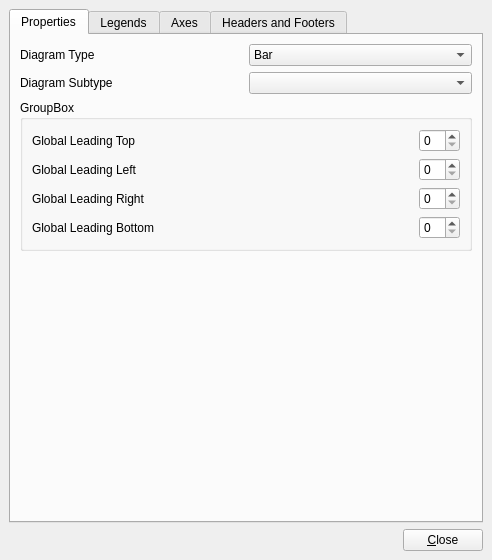
<ui version="4.0" >
 <class>KDChartChartProperties</class>
 <widget class="QWidget" name="KDChartChartProperties" >
  <property name="geometry" >
   <rect>
    <x>0</x>
    <y>0</y>
    <width>492</width>
    <height>560</height>
   </rect>
  </property>
  <property name="windowTitle" >
   <string>Chart Properties</string>
  </property>
  <layout class="QGridLayout" >
   <property name="margin" >
    <number>9</number>
   </property>
   <property name="spacing" >
    <number>6</number>
   </property>
   <item row="0" column="0" >
    <widget class="QTabWidget" name="tabWidget" >
     <property name="currentIndex" >
      <number>0</number>
     </property>
     <widget class="QWidget" name="mPropertiesTab" >
      <attribute name="title" >
       <string>Properties</string>
      </attribute>
      <layout class="QVBoxLayout" >
       <property name="margin" >
        <number>9</number>
       </property>
       <property name="spacing" >
        <number>6</number>
       </property>
       <item>
        <layout class="QHBoxLayout" >
         <property name="margin" >
          <number>0</number>
         </property>
         <property name="spacing" >
          <number>6</number>
         </property>
         <item>
          <widget class="QLabel" name="mTypeLabel" >
           <property name="text" >
            <string>Diagram Type</string>
           </property>
           <property name="buddy" >
            <cstring>mTypeCombo</cstring>
           </property>
          </widget>
         </item>
         <item>
          <widget class="QComboBox" name="mTypeCombo" >
           <item>
            <property name="text" >
             <string>Bar</string>
            </property>
           </item>
           <item>
            <property name="text" >
             <string>Line</string>
            </property>
           </item>
           <item>
            <property name="text" >
             <string>Pie</string>
            </property>
           </item>
          </widget>
         </item>
        </layout>
       </item>
       <item>
        <layout class="QHBoxLayout" >
         <property name="margin" >
          <number>0</number>
         </property>
         <property name="spacing" >
          <number>6</number>
         </property>
         <item>
          <widget class="QLabel" name="mSubTypeLabel" >
           <property name="text" >
            <string>Diagram Subtype</string>
           </property>
           <property name="buddy" >
            <cstring>mSubTypeCombo</cstring>
           </property>
          </widget>
         </item>
         <item>
          <widget class="QComboBox" name="mSubTypeCombo" />
         </item>
        </layout>
       </item>
       <item>
        <widget class="QGroupBox" name="groupBox" >
         <property name="title" >
          <string>GroupBox</string>
         </property>
         <layout class="QGridLayout" >
          <property name="margin" >
           <number>9</number>
          </property>
          <property name="spacing" >
           <number>6</number>
          </property>
          <item row="1" column="3" >
           <widget class="QSpinBox" name="mGlobalLeadingLeftSB" />
          </item>
          <item row="2" column="0" >
           <widget class="QLabel" name="label_7" >
            <property name="text" >
             <string>Global Leading Right</string>
            </property>
           </widget>
          </item>
          <item row="2" column="3" >
           <widget class="QSpinBox" name="mGlobalLeadingRightSB" />
          </item>
          <item row="1" column="1" colspan="2" >
           <spacer>
            <property name="orientation" >
             <enum>Qt::Horizontal</enum>
            </property>
            <property name="sizeHint" >
             <size>
              <width>40</width>
              <height>20</height>
             </size>
            </property>
           </spacer>
          </item>
          <item row="0" column="2" >
           <spacer>
            <property name="orientation" >
             <enum>Qt::Horizontal</enum>
            </property>
            <property name="sizeHint" >
             <size>
              <width>40</width>
              <height>20</height>
             </size>
            </property>
           </spacer>
          </item>
          <item row="3" column="3" >
           <widget class="QSpinBox" name="mGlobalLeadingBottomSB" />
          </item>
          <item row="0" column="0" >
           <widget class="QLabel" name="label_5" >
            <property name="text" >
             <string>Global Leading Top</string>
            </property>
           </widget>
          </item>
          <item row="0" column="3" >
           <widget class="QSpinBox" name="mGlobalLeadingTopSB" />
          </item>
          <item row="3" column="2" >
           <spacer>
            <property name="orientation" >
             <enum>Qt::Horizontal</enum>
            </property>
            <property name="sizeHint" >
             <size>
              <width>40</width>
              <height>20</height>
             </size>
            </property>
           </spacer>
          </item>
          <item row="2" column="2" >
           <spacer>
            <property name="orientation" >
             <enum>Qt::Horizontal</enum>
            </property>
            <property name="sizeHint" >
             <size>
              <width>40</width>
              <height>20</height>
             </size>
            </property>
           </spacer>
          </item>
          <item row="3" column="0" colspan="2" >
           <widget class="QLabel" name="label_6" >
            <property name="text" >
             <string>Global Leading Bottom</string>
            </property>
           </widget>
          </item>
          <item row="1" column="0" >
           <widget class="QLabel" name="label_8" >
            <property name="text" >
             <string>Global Leading Left</string>
            </property>
           </widget>
          </item>
         </layout>
        </widget>
       </item>
       <item>
        <spacer>
         <property name="orientation" >
          <enum>Qt::Vertical</enum>
         </property>
         <property name="sizeHint" >
          <size>
           <width>20</width>
           <height>40</height>
          </size>
         </property>
        </spacer>
       </item>
      </layout>
     </widget>
     <widget class="QWidget" name="mLegendsTab" >
      <attribute name="title" >
       <string>Legends</string>
      </attribute>
      <layout class="QHBoxLayout" >
       <property name="margin" >
        <number>9</number>
       </property>
       <property name="spacing" >
        <number>6</number>
       </property>
       <item>
        <layout class="QGridLayout" >
         <property name="margin" >
          <number>0</number>
         </property>
         <property name="spacing" >
          <number>6</number>
         </property>
         <item row="1" column="0" >
          <widget class="QPushButton" name="mAddLegendBtn" >
           <property name="text" >
            <string>Add Legend</string>
           </property>
          </widget>
         </item>
         <item row="1" column="1" >
          <widget class="QPushButton" name="mRemoveLegendBtn" >
           <property name="text" >
            <string>Remove Legend</string>
           </property>
          </widget>
         </item>
         <item row="0" column="0" colspan="2" >
          <widget class="QListWidget" name="mLegendsList" />
         </item>
        </layout>
       </item>
       <item>
        <layout class="QVBoxLayout" >
         <property name="margin" >
          <number>0</number>
         </property>
         <property name="spacing" >
          <number>6</number>
         </property>
         <item>
          <widget class="QGroupBox" name="mLegendDetailsGroup" >
           <property name="title" >
            <string>Legend Details</string>
           </property>
          </widget>
         </item>
         <item>
          <spacer>
           <property name="orientation" >
            <enum>Qt::Vertical</enum>
           </property>
           <property name="sizeHint" >
            <size>
             <width>20</width>
             <height>40</height>
            </size>
           </property>
          </spacer>
         </item>
        </layout>
       </item>
      </layout>
     </widget>
     <widget class="QWidget" name="mAxesTab" >
      <attribute name="title" >
       <string>Axes</string>
      </attribute>
      <layout class="QHBoxLayout" >
       <property name="margin" >
        <number>9</number>
       </property>
       <property name="spacing" >
        <number>6</number>
       </property>
       <item>
        <layout class="QGridLayout" >
         <property name="margin" >
          <number>0</number>
         </property>
         <property name="spacing" >
          <number>6</number>
         </property>
         <item row="1" column="0" >
          <widget class="QPushButton" name="mAddAxisBtn" >
           <property name="text" >
            <string>Add Axis</string>
           </property>
          </widget>
         </item>
         <item row="1" column="1" >
          <widget class="QPushButton" name="mRemoveAxisBtn" >
           <property name="text" >
            <string>Remove Axis</string>
           </property>
          </widget>
         </item>
         <item row="0" column="0" colspan="2" >
          <widget class="QListWidget" name="mAxesList" />
         </item>
        </layout>
       </item>
       <item>
        <layout class="QVBoxLayout" >
         <property name="margin" >
          <number>0</number>
         </property>
         <property name="spacing" >
          <number>6</number>
         </property>
         <item>
          <widget class="QGroupBox" name="mAxisDetailsGroup" >
           <property name="title" >
            <string>Axis Details</string>
           </property>
          </widget>
         </item>
         <item>
          <spacer>
           <property name="orientation" >
            <enum>Qt::Vertical</enum>
           </property>
           <property name="sizeHint" >
            <size>
             <width>20</width>
             <height>40</height>
            </size>
           </property>
          </spacer>
         </item>
        </layout>
       </item>
      </layout>
     </widget>
     <widget class="QWidget" name="mHeadersAndFootersTab" >
      <attribute name="title" >
       <string>Headers and Footers</string>
      </attribute>
      <layout class="QHBoxLayout" >
       <property name="margin" >
        <number>9</number>
       </property>
       <property name="spacing" >
        <number>6</number>
       </property>
       <item>
        <layout class="QGridLayout" >
         <property name="margin" >
          <number>0</number>
         </property>
         <property name="spacing" >
          <number>6</number>
         </property>
         <item row="1" column="0" >
          <widget class="QPushButton" name="mAddHeaderFooterBtn" >
           <property name="text" >
            <string>Add Header/Footer</string>
           </property>
          </widget>
         </item>
         <item row="1" column="1" >
          <widget class="QPushButton" name="mRemoveHeaderFooterBtn" >
           <property name="text" >
            <string>Remove Header/Footer</string>
           </property>
          </widget>
         </item>
         <item row="0" column="0" colspan="2" >
          <widget class="QListWidget" name="mHeaderFootersList" />
         </item>
        </layout>
       </item>
       <item>
        <layout class="QVBoxLayout" >
         <property name="margin" >
          <number>0</number>
         </property>
         <property name="spacing" >
          <number>6</number>
         </property>
         <item>
          <widget class="QGroupBox" name="mHeaderFooterDetailsGroup" >
           <property name="title" >
            <string>Header/Footer Details</string>
           </property>
          </widget>
         </item>
         <item>
          <spacer>
           <property name="orientation" >
            <enum>Qt::Vertical</enum>
           </property>
           <property name="sizeHint" >
            <size>
             <width>20</width>
             <height>40</height>
            </size>
           </property>
          </spacer>
         </item>
        </layout>
       </item>
      </layout>
     </widget>
    </widget>
   </item>
   <item row="1" column="0" >
    <layout class="QHBoxLayout" >
     <property name="margin" >
      <number>0</number>
     </property>
     <property name="spacing" >
      <number>6</number>
     </property>
     <item>
      <spacer>
       <property name="orientation" >
        <enum>Qt::Horizontal</enum>
       </property>
       <property name="sizeHint" >
        <size>
         <width>40</width>
         <height>20</height>
        </size>
       </property>
      </spacer>
     </item>
     <item>
      <widget class="QPushButton" name="mCloseButton" >
       <property name="text" >
        <string>&amp;Close</string>
       </property>
      </widget>
     </item>
    </layout>
   </item>
  </layout>
 </widget>
 <resources/>
 <connections/>
</ui>
